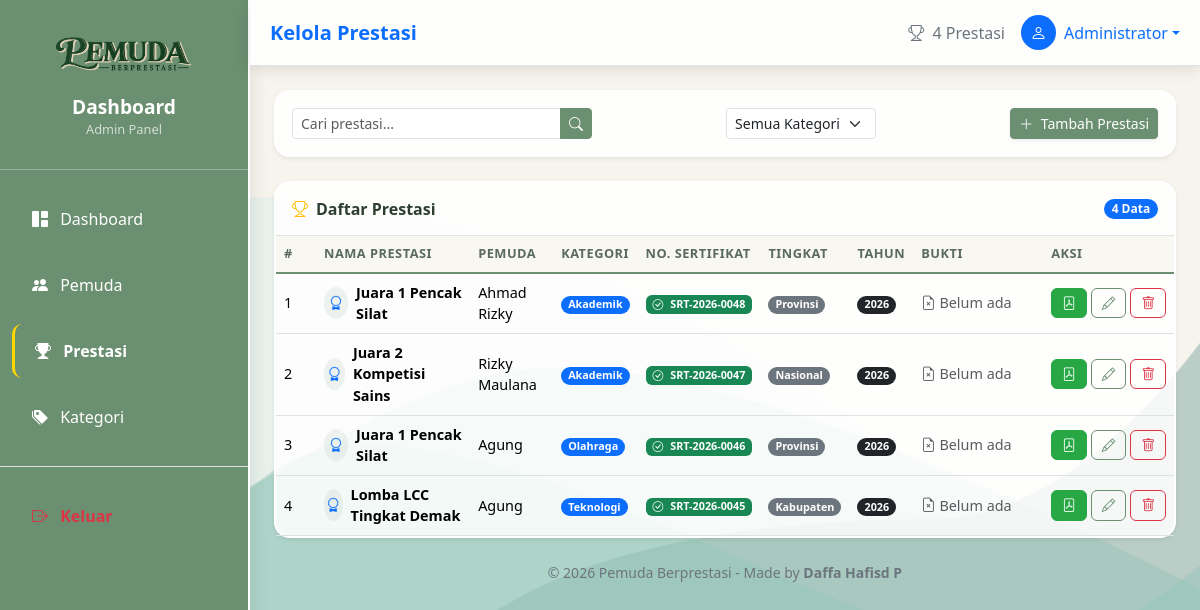
Screenshot of /pages/prestasi.php (signed in) with the database file from the repository.
### tables this page shows
CREATE TABLE `tb_prestasi` (
  `id_prestasi` int NOT NULL,
  `id_pemuda` int DEFAULT NULL,
  `id_kategori` int DEFAULT NULL,
  `nama_prestasi` varchar(100) DEFAULT NULL,
  `tingkat` varchar(50) DEFAULT NULL,
  `penyelenggara` varchar(100) DEFAULT NULL,
  `tahun` year DEFAULT NULL,
  `id_sertifikat` int DEFAULT NULL
);

CREATE TABLE `tb_pemuda` (
  `id_pemuda` int NOT NULL,
  `nama_pemuda` varchar(100) DEFAULT NULL,
  `tanggal_lahir` date DEFAULT NULL,
  `jenis_kelamin` enum('Laki-laki','Perempuan') DEFAULT NULL,
  `asal_instansi` varchar(100) DEFAULT NULL,
  `kecamatan` varchar(50) DEFAULT NULL,
  `alamat` text,
  `deskripsi` text,
  `foto` varchar(255) DEFAULT NULL
);

CREATE TABLE `tb_kategori` (
  `id_kategori` int NOT NULL,
  `nama_katgeori` varchar(100) DEFAULT NULL,
  `deskripsi` text
);

CREATE TABLE `tb_sertifikat` (
  `id_sertifikat` int NOT NULL,
  `nomor_sertifikat` varchar(100) DEFAULT NULL,
  `nama_prestasi` varchar(255) DEFAULT NULL,
  `nama_pemuda` varchar(100) DEFAULT NULL,
  `tanggal_terbit` date DEFAULT NULL,
  `tingkat` varchar(50) DEFAULT NULL,
  `penyelenggara` varchar(100) DEFAULT NULL,
  `tahun` year DEFAULT NULL,
  `bukti` varchar(255) DEFAULT NULL,
  `created_at` timestamp NULL DEFAULT CURRENT_TIMESTAMP
);

### functions/helpers.php (called while the page is built, shortened)
<?php
function getPrestasi($id = null) {
    global $conn;
    if ($id) {
        $sql = "SELECT pr.*, p.nama_pemuda, k.nama_katgeori, s.nomor_sertifikat, s.id_sertifikat, s.bukti as bukti_sertifikat
                FROM tb_prestasi pr
                JOIN tb_pemuda p ON pr.id_pemuda = p.id_pemuda
                LEFT JOIN tb_kategori k ON pr.id_kategori = k.id_kategori
                LEFT JOIN tb_sertifikat s ON pr.id_sertifikat = s.id_sertifikat
                WHERE pr.id_prestasi = $id";
        $result = mysqli_query($conn, $sql);
        return mysqli_fetch_assoc($result);
    } else {
        $sql = "SELECT pr.*, p.nama_pemuda, k.nama_katgeori, s.nomor_sertifikat, s.id_sertifikat, s.bukti as bukti_sertifikat
                FROM tb_prestasi pr
                JOIN tb_pemuda p ON pr.id_pemuda = p.id_pemuda
                LEFT JOIN tb_kategori k ON pr.id_kategori = k.id_kategori
                LEFT JOIN tb_sertifikat s ON pr.id_sertifikat = s.id_sertifikat
                ORDER BY pr.id_prestasi DESC";
        $result = mysqli_query($conn, $sql);
        return mysqli_fetch_all($result, MYSQLI_ASSOC);
    }
}
?>

### pages/prestasi.php (the view, shortened to what this page needs)
<?php
require_once '../config/database.php';
require_once '../functions/helpers.php';
$prestasiList = getPrestasi();
$nama_user = $_SESSION['nama'] ?? 'Admin';
?>
<!DOCTYPE html>
<html lang="id">
<head>
    <link rel="stylesheet" href="../bootstrap-5.3.8-dist/css/bootstrap.min.css">
    <link rel="stylesheet" href="https://cdn.jsdelivr.net/npm/bootstrap-icons@1.10.0/font/bootstrap-icons.css">
</head>
<body>
    <div class="d-flex" id="wrapper">
        <div class="sidebar text-white" id="sidebar-wrapper">
            <div class="sidebar-heading text-center">
                <div class="sidebar-logo">
                    <img src="../assets/img/logo.png" alt="Logo">
                </div>
                <h6>Dashboard</h6>
                <small>Admin Panel</small>
            </div>
            <div class="list-group list-group-flush mt-3">
                <a href="dashboard.php" class="list-group-item list-group-item-action bg-transparent text-white">
                    <i class="bi bi-grid-1x2-fill me-2"></i> Dashboard
                </a>
                <a href="pemuda.php" class="list-group-item list-group-item-action bg-transparent text-white">
                    <i class="bi bi-people-fill me-2"></i> Pemuda
                </a>
                <a href="prestasi.php" class="list-group-item list-group-item-action bg-transparent text-white active">
                    <i class="bi bi-trophy-fill me-2"></i> Prestasi
                </a>
                <a href="kategori.php" class="list-group-item list-group-item-action bg-transparent text-white">
                    <i class="bi bi-tags-fill me-2"></i> Kategori
                </a>
                <div class="border-top mt-3 pt-3">
                    <a href="../logout.php" class="list-group-item list-group-item-action bg-transparent text-danger">
                        <i class="bi bi-box-arrow-right me-2"></i> Keluar
                    </a>
                </div>
            </div>
        </div>
        <div id="page-content-wrapper" class="w-100">
            <nav class="navbar navbar-expand-lg navbar-light bg-white border-bottom px-4">
                <div class="d-flex align-items-center">
                    <h5 class="mb-0 fw-bold text-primary">Kelola Prestasi</h5>
                </div>
                <div class="ms-auto d-flex align-items-center">
                    <span class="text-secondary me-3 d-none d-sm-inline">
                        <i class="bi bi-trophy me-1"></i> <?= count($prestasiList) ?> Prestasi
                    </span>
                    <div class="dropdown">
                        <a href="#" class="d-flex align-items-center text-decoration-none dropdown-toggle" data-bs-toggle="dropdown">
                            <div class="bg-primary rounded-circle d-flex align-items-center justify-content-center text-white" style="width: 35px; height: 35px;">
                                <i class="bi bi-person"></i>
                            </div>
                            <span class="ms-2 d-none d-sm-inline"><?= htmlspecialchars($nama_user) ?></span>
                        </a>
                    </div>
                </div>
            </nav>
            <div class="container-fluid px-4 py-4">
                <div class="row mb-4">
                    <div class="col-12">
                        <div class="bg-white p-3 rounded-4 shadow-sm">
                            <div class="d-flex flex-wrap justify-content-between align-items-center gap-2">
                                <div class="input-group" style="max-width: 300px;">
                                    <input type="text" class="form-control form-control-sm" placeholder="Cari prestasi..." id="searchInput">
                                    <button class="btn btn-primary btn-sm"><i class="bi bi-search"></i></button>
                                </div>
                                <select class="form-select form-select-sm" style="max-width: 150px;" id="filterKategori">
                                    <option value="">Semua Kategori</option>
                                </select>
                                <button type="button" class="btn btn-primary btn-sm shadow-sm" data-bs-toggle="modal" data-bs-target="#modalTambah">
                                    <i class="bi bi-plus-lg me-1"></i> Tambah Prestasi
                                </button>
                            </div>
                        </div>
                    </div>
                </div>
                <div class="row">
                    <div class="col-12">
                        <div class="bg-white rounded-4 shadow-sm">
                            <div class="d-flex justify-content-between align-items-center p-3 border-bottom">
                                <h6 class="fw-bold mb-0"><i class="bi bi-trophy me-2 text-warning"></i>Daftar Prestasi</h6>
                                <span class="badge bg-primary rounded-pill"><?= count($prestasiList) ?> Data</span>
                            </div>
                            <div class="p-0">
                                <div class="table-responsive">
                                    <table class="table table-hover mb-0">
                                        <thead class="table-light">
                                            <tr>
                                                <th style="width: 40px;">#</th>
                                                <th>Nama Prestasi</th>
                                                <th>Pemuda</th>
                                                <th>Kategori</th>
                                                <th>No. Sertifikat</th>
                                                <th>Tingkat</th>
                                                <th>Tahun</th>
                                                <th style="width: 130px;">Bukti</th>
                                                <th style="width: 130px;">Aksi</th>
                                            </tr>
                                        </thead>
                                        <tbody>
                                            <?php if (empty($prestasiList)): ?>
                                            <tr>
                                                <td colspan="9" class="text-center text-secondary py-4">
                                                    <i class="bi bi-inbox fs-1 d-block mb-2"></i>
                                                    <p class="mb-0">Belum ada data prestasi</p>
                                                    <small>Klik tombol "Tambah Prestasi" untuk menambahkan data</small>
                                                </td>
                                            </tr>
                                            <?php else: ?>
                                            <?php $no = 1; foreach ($prestasiList as $p): ?>
                                            <tr>
                                                <td><?= $no++ ?></td>
                                                <td>
                                                    <div class="d-flex align-items-center">
                                                        <div class="icon-circle me-2">
                                                            <i class="bi bi-award text-primary"></i>
                                                        </div>
                                                        <strong><?= htmlspecialchars($p['nama_prestasi']) ?></strong>
                                                    </div>
                                                </td>
                                                <td><?= htmlspecialchars($p['nama_pemuda']) ?></td>
                                                <td>
                                                    <span class="badge bg-primary rounded-pill">
                                                        <?= htmlspecialchars($p['nama_katgeori'] ?? 'Tanpa Kategori') ?>
                                                    </span>
                                                </td>
                                                <td>
                                                    <?php if (!empty($p['nomor_sertifikat'])): ?>
                                                        <span class="badge bg-success">
                                                            <i class="bi bi-check-circle me-1"></i>
                                                            <?= htmlspecialchars($p['nomor_sertifikat']) ?>
                                                        </span>
                                                    <?php else: ?>
                                                        <span class="text-muted">-</span>
                                                    <?php endif; ?>
                                                </td>
                                                <td><span class="badge bg-secondary rounded-pill"><?= htmlspecialchars($p['tingkat']) ?></span></td>
                                                <td><span class="badge bg-dark rounded-pill"><?= $p['tahun'] ?></span></td>
                                                <td>
                                                    <?php if (!empty($p['bukti_sertifikat']) && file_exists('../uploads/bukti/' . $p['bukti_sertifikat'])): ?>
                                                        <div class="bukti-card">
                                                            <div class="bukti-thumb-pdf" onclick="detailBukti('<?= $p['bukti_sertifikat'] ?>')" title="Klik untuk melihat detail">
                                                                <i class="bi bi-file-pdf"></i>
                                                            </div>
                                                            <a href="../uploads/bukti/<?= $p['bukti_sertifikat'] ?>" download="<?= $p['bukti_sertifikat'] ?>" class="btn btn-sm btn-outline-primary" title="Download">
                                                                <i class="bi bi-download"></i>
                                                            </a>
                                                        </div>
                                                    <?php else: ?>
                                                        <span class="text-muted"><i class="bi bi-file-earmark-x"></i> Belum ada</span>
                                                    <?php endif; ?>
                                                </td>
                                                <td>
                                                    <div class="d-flex gap-1 justify-content-start">
                                                        <a href="sertifikat.php?id=<?= $p['id_prestasi'] ?>"
                                                            class="btn btn-success btn-action"
                                                            title="Lihat Sertifikat">
                                                            <i class="bi bi-file-pdf"></i>
                                                        </a>
                                                        <a href="?edit=<?= $p['id_prestasi'] ?>"
                                                            class="btn btn-outline-primary btn-action"
                                                            title="Edit">
                                                            <i class="bi bi-pencil"></i>
                                                        </a>
                                                        <a href="?hapus=<?= $p['id_prestasi'] ?>"
                                                            class="btn btn-outline-danger btn-action"
                                                            title="Hapus"
                                                            onclick="return confirm('Yakin ingin menghapus data ini?')">
                                                            <i class="bi bi-trash"></i>
                                                        </a>
                                                    </div>
                                                </td>
                                            </tr>
                                            <?php endforeach; ?>
                                            <?php endif; ?>
                                        </tbody>
                                    </table>
                                </div>
                            </div>
                        </div>
                    </div>
                </div>
                <div class="text-center text-secondary small mt-4">
                    <p class="mb-0">&copy; <?= date('Y') ?> Pemuda Berprestasi - Made by <strong>Daffa Hafisd P</strong></p>
                </div>
            </div>
        </div>
    </div>
</body>
</html>

### rows the page displays
tb_prestasi: nama_prestasi "Juara 1 Pencak Silat", id_pemuda.nama_pemuda "Ahmad Rizky", id_kategori.nama_katgeori "Akademik", id_sertifikat.nomor_sertifikat "SRT-2026-0048", tingkat "Provinsi", tahun "2026"
tb_prestasi: nama_prestasi "Juara 2 Kompetisi Sains", id_pemuda.nama_pemuda "Rizky Maulana", id_kategori.nama_katgeori "Akademik", id_sertifikat.nomor_sertifikat "SRT-2026-0047", tingkat "Nasional", tahun "2026"
tb_prestasi: nama_prestasi "Juara 1 Pencak Silat", id_pemuda.nama_pemuda "Agung", id_kategori.nama_katgeori "Olahraga", id_sertifikat.nomor_sertifikat "SRT-2026-0046", tingkat "Provinsi", tahun "2026"
tb_prestasi: nama_prestasi "Lomba LCC Tingkat Demak", id_pemuda.nama_pemuda "Agung", id_kategori.nama_katgeori "Teknologi", id_sertifikat.nomor_sertifikat "SRT-2026-0045", tingkat "Kabupaten", tahun "2026"

### other values shown
count($prestasiList) "4"
$nama_user "Administrator"
